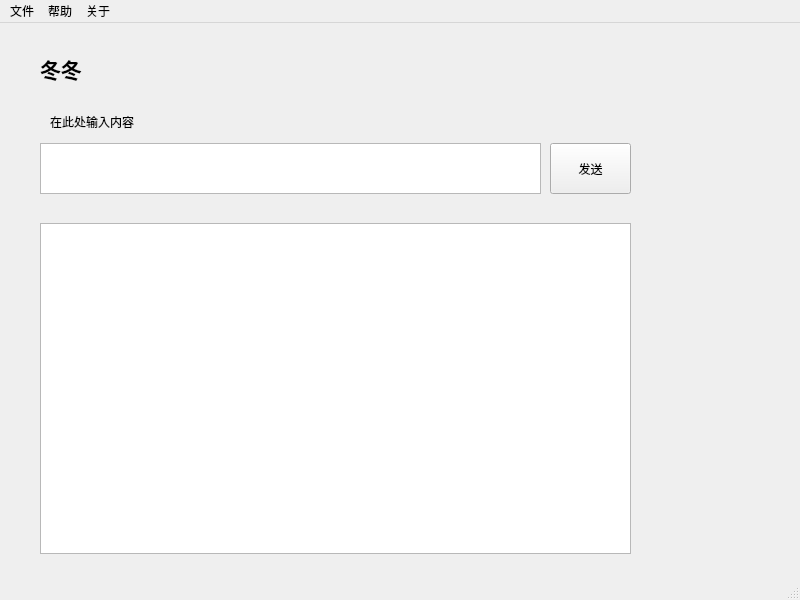
<?xml version="1.0" encoding="UTF-8"?>
<ui version="4.0">
 <class>MainWindow</class>
 <widget class="QMainWindow" name="MainWindow">
  <property name="geometry">
   <rect>
    <x>0</x>
    <y>0</y>
    <width>800</width>
    <height>600</height>
   </rect>
  </property>
  <property name="windowTitle">
   <string>MainWindow</string>
  </property>
  <widget class="QWidget" name="centralwidget">
   <widget class="QLabel" name="label">
    <property name="geometry">
     <rect>
      <x>40</x>
      <y>30</y>
      <width>131</width>
      <height>31</height>
     </rect>
    </property>
    <property name="text">
     <string>&lt;html&gt;&lt;head/&gt;&lt;body&gt;&lt;p&gt;&lt;span style=&quot; font-size:16pt; font-weight:600;&quot;&gt;冬冬&lt;/span&gt;&lt;/p&gt;&lt;/body&gt;&lt;/html&gt;</string>
    </property>
   </widget>
   <widget class="QLabel" name="label_2">
    <property name="geometry">
     <rect>
      <x>640</x>
      <y>0</y>
      <width>161</width>
      <height>71</height>
     </rect>
    </property>
    <property name="text">
     <string/>
    </property>
    <property name="pixmap">
     <pixmap>../../../图片/dff3bf00c5af72f6.jpg</pixmap>
    </property>
   </widget>
   <widget class="QTextEdit" name="textEdit">
    <property name="geometry">
     <rect>
      <x>40</x>
      <y>120</y>
      <width>501</width>
      <height>51</height>
     </rect>
    </property>
   </widget>
   <widget class="QLabel" name="label_3">
    <property name="geometry">
     <rect>
      <x>50</x>
      <y>90</y>
      <width>211</width>
      <height>18</height>
     </rect>
    </property>
    <property name="text">
     <string>在此处输入内容</string>
    </property>
   </widget>
   <widget class="QTextBrowser" name="textBrowser">
    <property name="geometry">
     <rect>
      <x>40</x>
      <y>200</y>
      <width>591</width>
      <height>331</height>
     </rect>
    </property>
   </widget>
   <widget class="QPushButton" name="send_button">
    <property name="geometry">
     <rect>
      <x>550</x>
      <y>120</y>
      <width>81</width>
      <height>51</height>
     </rect>
    </property>
    <property name="text">
     <string>发送</string>
    </property>
   </widget>
  </widget>
  <widget class="QMenuBar" name="menubar">
   <property name="geometry">
    <rect>
     <x>0</x>
     <y>0</y>
     <width>800</width>
     <height>32</height>
    </rect>
   </property>
   <widget class="QMenu" name="menu">
    <property name="title">
     <string>文件</string>
    </property>
    <addaction name="action"/>
   </widget>
   <widget class="QMenu" name="menu_2">
    <property name="title">
     <string>帮助</string>
    </property>
   </widget>
   <widget class="QMenu" name="menu_3">
    <property name="title">
     <string>关于</string>
    </property>
    <addaction name="action_2"/>
    <addaction name="action_3"/>
    <addaction name="action_6"/>
    <addaction name="separator"/>
    <addaction name="action_4"/>
   </widget>
   <addaction name="menu"/>
   <addaction name="menu_2"/>
   <addaction name="menu_3"/>
  </widget>
  <widget class="QStatusBar" name="statusbar"/>
  <action name="action">
   <property name="text">
    <string>退出</string>
   </property>
  </action>
  <action name="action_2">
   <property name="text">
    <string>官网</string>
   </property>
  </action>
  <action name="action_3">
   <property name="text">
    <string>反馈</string>
   </property>
  </action>
  <action name="action_4">
   <property name="text">
    <string>关于冬冬</string>
   </property>
  </action>
  <action name="action_6">
   <property name="text">
    <string>捐款</string>
   </property>
  </action>
 </widget>
 <resources/>
 <connections/>
</ui>
